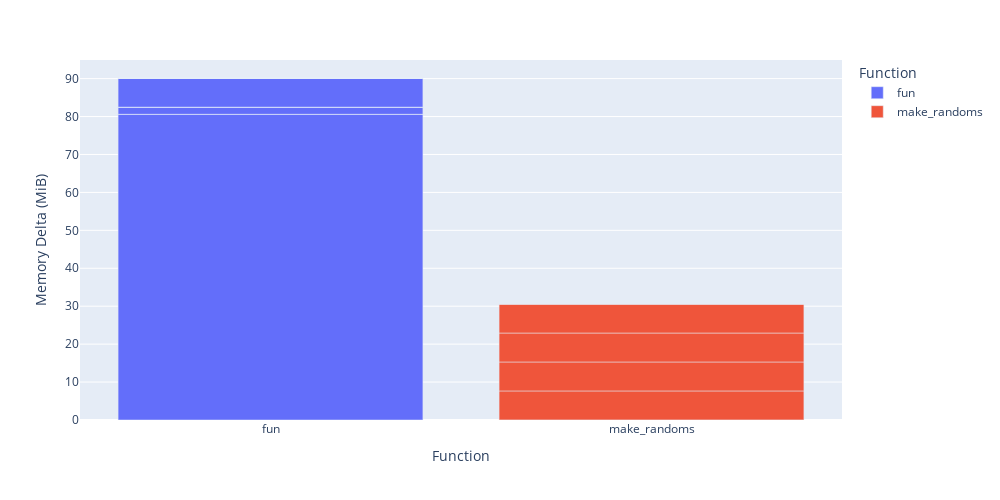
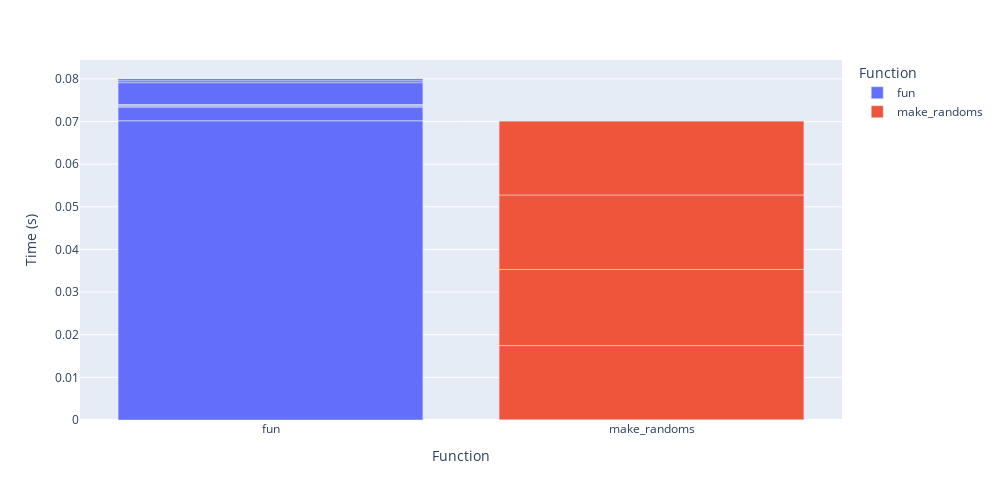
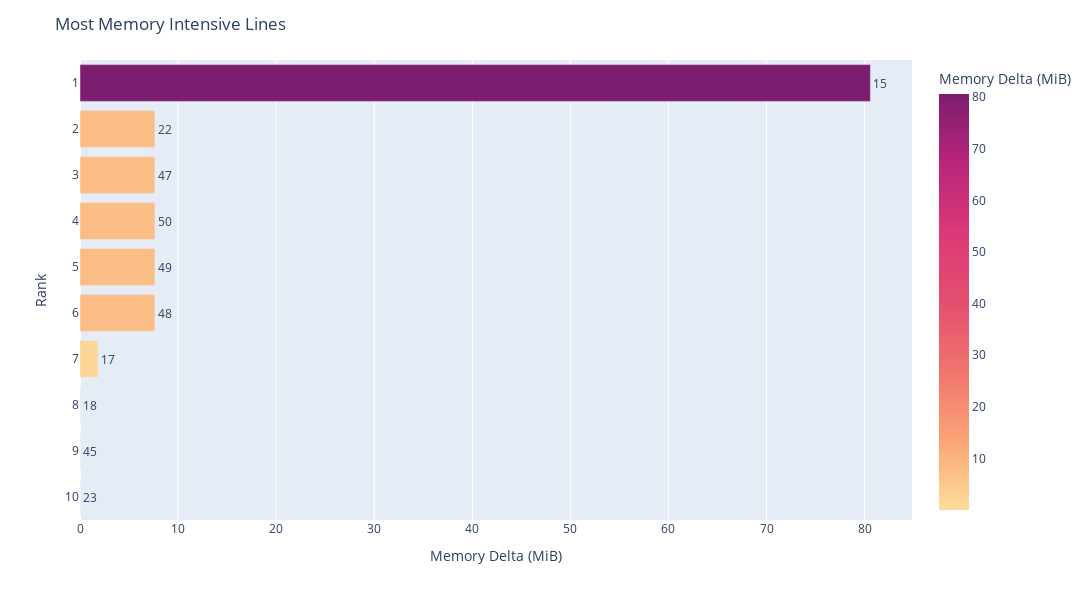
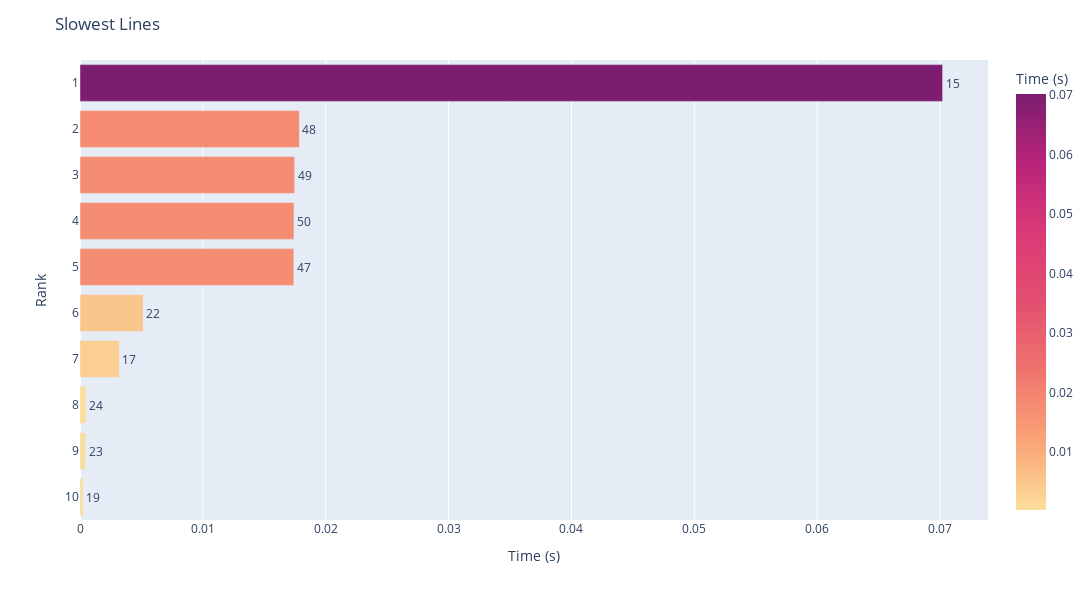

Here is the notebook cell these charts were saved with, in order:
### Code cell
script = 'profiler_testing'

pp = ProfileProcessor(memory_path=f'./profiles/{script}__memory_profile.txt',
                      line_path=f'./profiles/{script}__line_profile.txt')

# Line plot
pp.plot_byline(xtick_style='dense')

# Function breakdown
pp.plot_byfn(mode='memory')
pp.plot_byfn(mode='line')

# Rankings plot
pp.plot_ranks(mode='memory')
pp.plot_ranks(mode='line')

### Figure 1 — Plotly figure (JSON) as saved in the notebook; plotly's stock layout.template omitted (floating-point values rounded to 4 significant figures)
{"data": [{"alignmentgroup": "True", "customdata": [[3, "@profile"], [4, "def fun(m, n):"], [5, "'''"], [6, "This function does some linear algebra"], [7, ""], [8, "Args:"], [9, "m (int): size of dimension 1"], [10, "n (int): size of dimension 2"], [11, ""], [12, "Returns:"], [13, "np.arrays: some simple calculations"], [14, "'''"], [15, "x, y, z, a, b, c = make_randoms(m, n)"], [16, ""], [17, "f = x.T @ a @\\"], [18, "(x + x**2 - x**3)"], [19, "g = x.T @ b @ y"], [20, "h = y.T @ z @ y"], [21, ""], [22, "T = 2 * (y @ x.T) * c"], [23, "t = T.sum(axis=0)"], [24, "r = T.sum(axis=1)"], [25, "s = f'Make this 2 2.0 ugly {r[0]}'"], [26, ""], [27, "if r.sum() > 10:"], [28, "print('howdy')"], [29, "else:"], [30, "print('powdy')"], [31, ""], [32, "return f, g, h, T, t, r, s"]], "hovertemplate": "Function=%{x}<br>Memory Delta (MiB)=%{y}<br>Line=%{customdata[0]}<br>Text=%{customdata[1]}<extra></extra>", "legendgroup": "fun", "marker": {"color": "#636efa"}, "name": "fun", "offsetgroup": "fun", "orientation": "v", "showlegend": true, "textposition": "auto", "type": "bar", "x": ["fun", "fun", "fun", "fun", "fun", "fun", "fun", "fun", "fun", "fun", "fun", "fun", "fun", "fun", "fun", "fun", "fun", "fun", "fun", "fun", "fun", "fun", "fun", "fun", "fun", "fun", "fun", "fun", "fun", "fun"], "xaxis": "x", "y": [0, 0, 0, 0, 0, 0, 0, 0, 0, 0, 0, 0, 80.59, 0, 1.852, 0.035, 0, 0, 0, 7.641, 0.027, 0.008, 0.004, 0, 0, 0, 0, 0, 0, 0], "yaxis": "y"}, {"alignmentgroup": "True", "customdata": [[34, "@profile"], [35, "def make_randoms(m, n):"], [36, "'''"], [37, "This function creates some numpy arrays"], [38, ""], [39, "Args:"], [40, "Sizes of arrays"], [41, ""], [42, "Returns:"], [43, "Some arrays"], [44, "'''"], [45, "x = np.random.randn(m, 1)"], [46, "y = np.random.randn(n, 1)"], [47, "z = np.random.randn(n, n)"], [48, "a = np.random.randn(m, m)"], [49, "b = np.random.randn(m, n)"], [50, "c = np.random.randn(n, m)"], [51, ""], [52, "return x, y, z, a, b, c"]], "hovertemplate": "Function=%{x}<br>Memory Delta (MiB)=%{y}<br>Line=%{customdata[0]}<br>Text=%{customdata[1]}<extra></extra>", "legendgroup": "make_randoms", "marker": {"color": "#EF553B"}, "name": "make_randoms", "offsetgroup": "make_randoms", "orientation": "v", "showlegend": true, "textposition": "auto", "type": "bar", "x": ["make_randoms", "make_randoms", "make_randoms", "make_randoms", "make_randoms", "make_randoms", "make_randoms", "make_randoms", "make_randoms", "make_randoms", "make_randoms", "make_randoms", "make_randoms", "make_randoms", "make_randoms", "make_randoms", "make_randoms", "make_randoms", "make_randoms"], "xaxis": "x", "y": [0, 0, 0, 0, 0, 0, 0, 0, 0, 0, 0, 0.031, 0, 7.633, 7.633, 7.633, 7.633, 0, 0], "yaxis": "y"}], "layout": {"barmode": "relative", "height": 500, "legend": {"title": {"text": "Function"}, "tracegroupgap": 0}, "margin": {"t": 60}, "width": 1000, "xaxis": {"anchor": "y", "categoryarray": ["fun", "make_randoms"], "categoryorder": "array", "domain": [0, 1], "title": {"text": "Function"}}, "yaxis": {"anchor": "x", "domain": [0, 1], "title": {"text": "Memory Delta (MiB)"}}}}

### Figure 2 — Plotly figure (JSON) as saved in the notebook; plotly's stock layout.template omitted (floating-point values rounded to 4 significant figures)
{"data": [{"alignmentgroup": "True", "customdata": [[3, "@profile"], [4, "def fun(m, n):"], [5, "'''"], [6, "This function does some linear algebra"], [7, ""], [8, "Args:"], [9, "m (int): size of dimension 1"], [10, "n (int): size of dimension 2"], [11, ""], [12, "Returns:"], [13, "np.arrays: some simple calculations"], [14, "'''"], [15, "x, y, z, a, b, c = make_randoms(m, n)"], [16, ""], [17, "f = x.T @ a @\\"], [18, "(x + x**2 - x**3)"], [19, "g = x.T @ b @ y"], [20, "h = y.T @ z @ y"], [21, ""], [22, "T = 2 * (y @ x.T) * c"], [23, "t = T.sum(axis=0)"], [24, "r = T.sum(axis=1)"], [25, "s = f'Make this 2 2.0 ugly {r[0]}'"], [26, ""], [27, "if r.sum() > 10:"], [28, "print('howdy')"], [29, "else:"], [30, "print('powdy')"], [31, ""], [32, "return f, g, h, T, t, r, s"]], "hovertemplate": "Function=%{x}<br>Time (s)=%{y}<br>Line=%{customdata[0]}<br>Text=%{customdata[1]}<extra></extra>", "legendgroup": "fun", "marker": {"color": "#636efa"}, "name": "fun", "offsetgroup": "fun", "orientation": "v", "showlegend": true, "textposition": "auto", "type": "bar", "x": ["fun", "fun", "fun", "fun", "fun", "fun", "fun", "fun", "fun", "fun", "fun", "fun", "fun", "fun", "fun", "fun", "fun", "fun", "fun", "fun", "fun", "fun", "fun", "fun", "fun", "fun", "fun", "fun", "fun", "fun"], "xaxis": "x", "y": [0, 0, 0, 0, 0, 0, 0, 0, 0, 0, 0, 0, 0.07021, 0, 0.003206, 5.96e-05, 0.0002624, 0.0002475, 0, 0.005139, 0.0004497, 0.0005033, 8.9e-06, 0, 8.8e-06, 0, 0, 0.0001179, 0, 1.1e-06], "yaxis": "y"}, {"alignmentgroup": "True", "customdata": [[34, "@profile"], [35, "def make_randoms(m, n):"], [36, "'''"], [37, "This function creates some numpy arrays"], [38, ""], [39, "Args:"], [40, "Sizes of arrays"], [41, ""], [42, "Returns:"], [43, "Some arrays"], [44, "'''"], [45, "x = np.random.randn(m, 1)"], [46, "y = np.random.randn(n, 1)"], [47, "z = np.random.randn(n, n)"], [48, "a = np.random.randn(m, m)"], [49, "b = np.random.randn(m, n)"], [50, "c = np.random.randn(n, m)"], [51, ""], [52, "return x, y, z, a, b, c"]], "hovertemplate": "Function=%{x}<br>Time (s)=%{y}<br>Line=%{customdata[0]}<br>Text=%{customdata[1]}<extra></extra>", "legendgroup": "make_randoms", "marker": {"color": "#EF553B"}, "name": "make_randoms", "offsetgroup": "make_randoms", "orientation": "v", "showlegend": true, "textposition": "auto", "type": "bar", "x": ["make_randoms", "make_randoms", "make_randoms", "make_randoms", "make_randoms", "make_randoms", "make_randoms", "make_randoms", "make_randoms", "make_randoms", "make_randoms", "make_randoms", "make_randoms", "make_randoms", "make_randoms", "make_randoms", "make_randoms", "make_randoms", "make_randoms"], "xaxis": "x", "y": [0, 0, 0, 0, 0, 0, 0, 0, 0, 0, 0, 3.09e-05, 2.32e-05, 0.0174, 0.01785, 0.01747, 0.01742, 0, 6e-07], "yaxis": "y"}], "layout": {"barmode": "relative", "height": 500, "legend": {"title": {"text": "Function"}, "tracegroupgap": 0}, "margin": {"t": 60}, "width": 1000, "xaxis": {"anchor": "y", "categoryarray": ["fun", "make_randoms"], "categoryorder": "array", "domain": [0, 1], "title": {"text": "Function"}}, "yaxis": {"anchor": "x", "domain": [0, 1], "title": {"text": "Time (s)"}}}}

### Figure 3 — Plotly figure (JSON) as saved in the notebook; plotly's stock layout.template omitted (floating-point values rounded to 4 significant figures)
{"data": [{"alignmentgroup": "True", "customdata": [[15, 1, 80.59, "x, y, z, a, b, c = make_randoms(m, n)"], [22, 1, 90.12, "T = 2 * (y @ x.T) * c"], [47, 1, 57.7, "z = np.random.randn(n, n)"], [50, 1, 80.59, "c = np.random.randn(n, m)"], [49, 1, 72.96, "b = np.random.randn(m, n)"], [48, 1, 65.33, "a = np.random.randn(m, m)"], [17, 2, 82.48, "f = x.T @ a @\\"], [18, 1, 82.46, "(x + x**2 - x**3)"], [45, 1, 50.06, "x = np.random.randn(m, 1)"], [23, 1, 90.15, "t = T.sum(axis=0)"]], "hovertemplate": "Memory Delta (MiB)=%{marker.color:.2f}<br>Rank=%{y}<br>Line=%{customdata[0]}<br>Occurences=%{customdata[1]}<br>Total Memory (MiB)=%{customdata[2]:.2f}<br>Text=%{customdata[3]}<extra></extra>", "legendgroup": "", "marker": {"color": [80.59, 7.641, 7.633, 7.633, 7.633, 7.633, 1.852, 0.035, 0.031, 0.027], "coloraxis": "coloraxis"}, "name": "", "offsetgroup": "", "orientation": "h", "showlegend": false, "text": [15, 22, 47, 50, 49, 48, 17, 18, 45, 23], "textposition": "outside", "type": "bar", "x": [80.59, 7.641, 7.633, 7.633, 7.633, 7.633, 1.852, 0.035, 0.031, 0.027], "xaxis": "x", "y": [1, 2, 3, 4, 5, 6, 7, 8, 9, 10], "yaxis": "y"}], "layout": {"barmode": "relative", "coloraxis": {"colorbar": {"title": {"text": "Memory Delta (MiB)"}}, "colorscale": [[0, "rgb(252, 222, 156)"], [0.1667, "rgb(250, 164, 118)"], [0.3333, "rgb(240, 116, 110)"], [0.5, "rgb(227, 79, 111)"], [0.6667, "rgb(220, 57, 119)"], [0.8333, "rgb(185, 37, 122)"], [1, "rgb(124, 29, 111)"]]}, "height": 600, "legend": {"tracegroupgap": 0}, "margin": {"t": 60}, "title": {"text": "Most Memory Intensive Lines"}, "width": 1200, "xaxis": {"anchor": "y", "domain": [0, 1], "title": {"text": "Memory Delta (MiB)"}}, "yaxis": {"anchor": "x", "autorange": "reversed", "domain": [0, 1], "dtick": 1, "tick0": 1, "tickmode": "linear", "title": {"text": "Rank"}}}}

### Figure 4 — Plotly figure (JSON) as saved in the notebook; plotly's stock layout.template omitted (floating-point values rounded to 4 significant figures)
{"data": [{"alignmentgroup": "True", "customdata": [[15, 1, "x, y, z, a, b, c = make_randoms(m, n)"], [48, 1, "a = np.random.randn(m, m)"], [49, 1, "b = np.random.randn(m, n)"], [50, 1, "c = np.random.randn(n, m)"], [47, 1, "z = np.random.randn(n, n)"], [22, 1, "T = 2 * (y @ x.T) * c"], [17, 2, "f = x.T @ a @\\"], [24, 1, "r = T.sum(axis=1)"], [23, 1, "t = T.sum(axis=0)"], [19, 1, "g = x.T @ b @ y"]], "hovertemplate": "Time (s)=%{marker.color:.2f}<br>Rank=%{y}<br>Line=%{customdata[0]}<br>Hits=%{customdata[1]}<br>Text=%{customdata[2]}<extra></extra>", "legendgroup": "", "marker": {"color": [0.07021, 0.01785, 0.01747, 0.01742, 0.0174, 0.005139, 0.003206, 0.0005033, 0.0004497, 0.0002624], "coloraxis": "coloraxis"}, "name": "", "offsetgroup": "", "orientation": "h", "showlegend": false, "text": [15, 48, 49, 50, 47, 22, 17, 24, 23, 19], "textposition": "outside", "type": "bar", "x": [0.07021, 0.01785, 0.01747, 0.01742, 0.0174, 0.005139, 0.003206, 0.0005033, 0.0004497, 0.0002624], "xaxis": "x", "y": [1, 2, 3, 4, 5, 6, 7, 8, 9, 10], "yaxis": "y"}], "layout": {"barmode": "relative", "coloraxis": {"colorbar": {"title": {"text": "Time (s)"}}, "colorscale": [[0, "rgb(252, 222, 156)"], [0.1667, "rgb(250, 164, 118)"], [0.3333, "rgb(240, 116, 110)"], [0.5, "rgb(227, 79, 111)"], [0.6667, "rgb(220, 57, 119)"], [0.8333, "rgb(185, 37, 122)"], [1, "rgb(124, 29, 111)"]]}, "height": 600, "legend": {"tracegroupgap": 0}, "margin": {"t": 60}, "title": {"text": "Slowest Lines"}, "width": 1200, "xaxis": {"anchor": "y", "domain": [0, 1], "title": {"text": "Time (s)"}}, "yaxis": {"anchor": "x", "autorange": "reversed", "domain": [0, 1], "dtick": 1, "tick0": 1, "tickmode": "linear", "title": {"text": "Rank"}}}}
